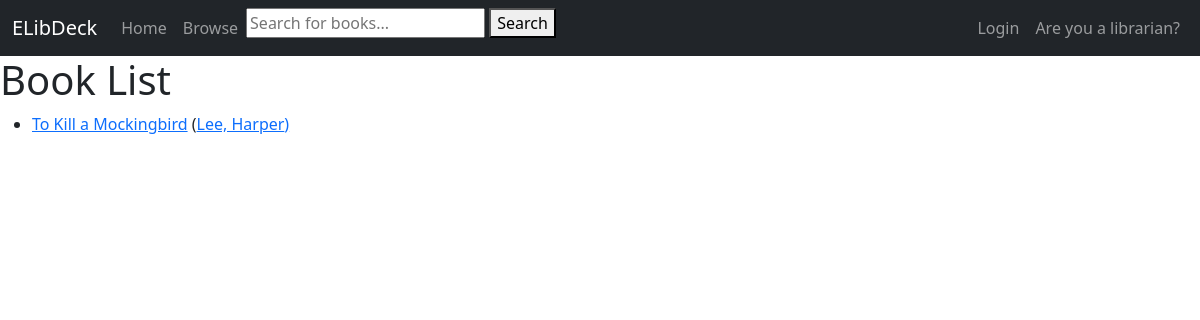
/books/, run on an earlier commit of the app's database.
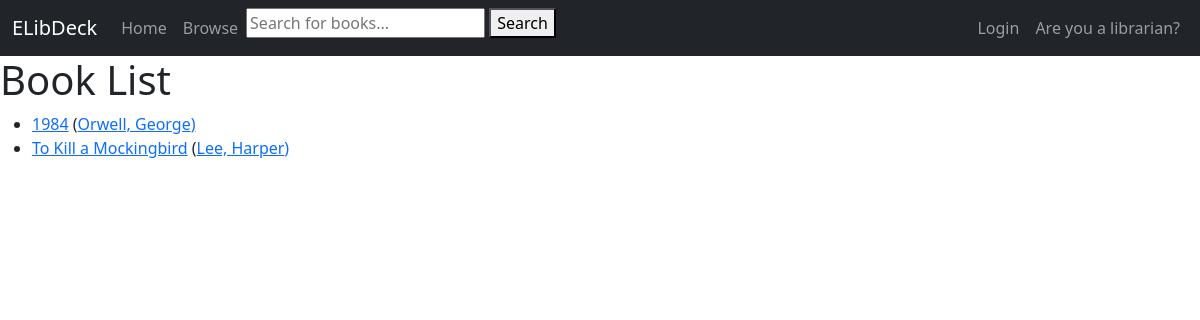
And on a later commit of the database.
### books_catalog/models.py (models this page shows, shortened)
class Book(models.Model):
    title = models.CharField(max_length=255, blank=True, null=True, help_text='Title of book')
    author = models.ForeignKey('Author', on_delete=models.RESTRICT, null=True)
    summary = models.TextField(max_length=1000, help_text="Enter a brief description of the book.", blank=True,
                               null=True)
    isbn = models.CharField('ISBN', max_length=13, unique=True, help_text='13 character ISBN', blank=True, null=True)
    genre = models.ManyToManyField(Genre, help_text='Select a genre for this book.')
    cover_image = models.ImageField(upload_to='MEDIA_ROOT/covers/', blank=True, null=True)
    publication_date = models.IntegerField(blank=True, null=True, help_text='Date of publication')
    class Meta:
        ordering = ['title', '-publication_date']
    def get_absolute_url(self):
        return reverse('books_catalog:book-detail', args=[str(self.id)])

class Author(models.Model):
    first_name = models.CharField(max_length=100)
    last_name = models.CharField(max_length=100)
    date_of_birth = models.DateField(null=True, blank=True)
    date_of_death = models.DateField('Died', null=True, blank=True)
    class Meta:
        ordering = ['last_name', 'first_name']
    def __str__(self):
        return f'{self.last_name}, {self.first_name}'

### books_catalog/views.py (the view)
# urls.py: path('books/', views.BookListView.as_view(), name='books'),
class BookListView(generic.ListView):
    model = Book
    template_name = 'books_catalog/book_list.html'
    paginate_by = 10

### books_catalog/templates/books_catalog/book_list.html
{% extends 'generic.html' %}
{% block content %}
  <h1>Book List</h1>
  {% if book_list %}
    <ul>
      {% for book in book_list %}
      <li>
        <a href="{{ book.get_absolute_url }}">{{ book.title }}</a>
        (<a href="">{{ book.author }})</a>
      </li>
      {% endfor %}
    </ul>
  {% else %}
    <p>There are no books in the library.</p>
  {% endif %}
{% endblock %}

What changed in the data, as far as the page shows it:
added Book: title "1984", author "Orwell, George"
